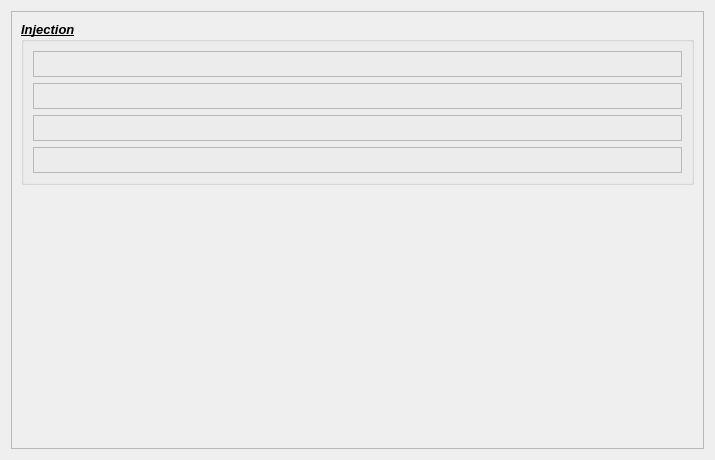
<?xml version="1.0" encoding="UTF-8"?>
<ui version="4.0">
 <class>Form</class>
 <widget class="QWidget" name="Form">
  <property name="geometry">
   <rect>
    <x>0</x>
    <y>0</y>
    <width>715</width>
    <height>460</height>
   </rect>
  </property>
  <property name="minimumSize">
   <size>
    <width>715</width>
    <height>180</height>
   </size>
  </property>
  <property name="maximumSize">
   <size>
    <width>16777215</width>
    <height>460</height>
   </size>
  </property>
  <property name="windowTitle">
   <string>Laser Expert</string>
  </property>
  <layout class="QHBoxLayout" name="horizontalLayout">
   <item>
    <widget class="QScrollArea" name="scrollArea">
     <property name="widgetResizable">
      <bool>true</bool>
     </property>
     <widget class="QWidget" name="scrollAreaWidgetContents">
      <property name="geometry">
       <rect>
        <x>0</x>
        <y>0</y>
        <width>695</width>
        <height>440</height>
       </rect>
      </property>
      <layout class="QVBoxLayout" name="verticalLayout_15">
       <item>
        <widget class="QGroupBox" name="groupBox">
         <property name="font">
          <font>
           <pointsize>10</pointsize>
           <weight>75</weight>
           <italic>true</italic>
           <bold>true</bold>
           <underline>true</underline>
          </font>
         </property>
         <property name="title">
          <string>Injection</string>
         </property>
         <layout class="QVBoxLayout" name="verticalLayout">
          <item>
           <widget class="QFrame" name="frame">
            <property name="frameShape">
             <enum>QFrame::StyledPanel</enum>
            </property>
            <property name="frameShadow">
             <enum>QFrame::Raised</enum>
            </property>
            <layout class="QVBoxLayout" name="verticalLayout_2">
             <item>
              <widget class="PyDMEmbeddedDisplay" name="PyDMEmbeddedDisplay_2">
               <property name="toolTip">
                <string/>
               </property>
               <property name="macros" stdset="0">
                <string>{&quot;MOTOR&quot;: &quot;LMXPP:MCS2:01:m3&quot;}</string>
               </property>
               <property name="filename" stdset="0">
                <string>../widgets/motor_small.ui</string>
               </property>
               <property name="loadWhenShown" stdset="0">
                <bool>true</bool>
               </property>
               <property name="disconnectWhenHidden" stdset="0">
                <bool>true</bool>
               </property>
              </widget>
             </item>
             <item>
              <widget class="PyDMEmbeddedDisplay" name="PyDMEmbeddedDisplay">
               <property name="toolTip">
                <string/>
               </property>
               <property name="macros" stdset="0">
                <string>{&quot;MOTOR&quot;: &quot;LMXPP:MCS2:01:m4&quot;}</string>
               </property>
               <property name="filename" stdset="0">
                <string>../widgets/motor_small.ui</string>
               </property>
               <property name="loadWhenShown" stdset="0">
                <bool>true</bool>
               </property>
               <property name="disconnectWhenHidden" stdset="0">
                <bool>true</bool>
               </property>
              </widget>
             </item>
            </layout>
           </widget>
          </item>
          <item>
           <widget class="QFrame" name="frame_2">
            <property name="minimumSize">
             <size>
              <width>0</width>
              <height>0</height>
             </size>
            </property>
            <property name="frameShape">
             <enum>QFrame::StyledPanel</enum>
            </property>
            <property name="frameShadow">
             <enum>QFrame::Raised</enum>
            </property>
            <layout class="QVBoxLayout" name="verticalLayout_4">
             <item>
              <layout class="QVBoxLayout" name="verticalLayout_3">
               <item>
                <widget class="PyDMEmbeddedDisplay" name="PyDMEmbeddedDisplay_8">
                 <property name="toolTip">
                  <string/>
                 </property>
                 <property name="macros" stdset="0">
                  <string>{&quot;MOTOR&quot;: &quot;LMXPP:MCS2:01:m1&quot;}</string>
                 </property>
                 <property name="filename" stdset="0">
                  <string>../widgets/smaract_open_loop.ui</string>
                 </property>
                 <property name="loadWhenShown" stdset="0">
                  <bool>true</bool>
                 </property>
                 <property name="disconnectWhenHidden" stdset="0">
                  <bool>true</bool>
                 </property>
                </widget>
               </item>
               <item>
                <widget class="PyDMEmbeddedDisplay" name="PyDMEmbeddedDisplay_9">
                 <property name="toolTip">
                  <string/>
                 </property>
                 <property name="macros" stdset="0">
                  <string>{&quot;MOTOR&quot;: &quot;LMXPP:MCS2:01:m2&quot;}</string>
                 </property>
                 <property name="filename" stdset="0">
                  <string>../widgets/smaract_open_loop.ui</string>
                 </property>
                 <property name="loadWhenShown" stdset="0">
                  <bool>true</bool>
                 </property>
                 <property name="disconnectWhenHidden" stdset="0">
                  <bool>true</bool>
                 </property>
                </widget>
               </item>
              </layout>
             </item>
            </layout>
           </widget>
          </item>
          <item>
           <widget class="QFrame" name="frame_3">
            <property name="minimumSize">
             <size>
              <width>0</width>
              <height>0</height>
             </size>
            </property>
            <property name="frameShape">
             <enum>QFrame::StyledPanel</enum>
            </property>
            <property name="frameShadow">
             <enum>QFrame::Raised</enum>
            </property>
            <layout class="QVBoxLayout" name="verticalLayout_6">
             <item>
              <layout class="QVBoxLayout" name="verticalLayout_5">
               <item>
                <widget class="PyDMEmbeddedDisplay" name="PyDMEmbeddedDisplay_10">
                 <property name="toolTip">
                  <string/>
                 </property>
                 <property name="macros" stdset="0">
                  <string>{&quot;MOTOR&quot;: &quot;LMXPP:MCS2:01:m5&quot;}</string>
                 </property>
                 <property name="filename" stdset="0">
                  <string>../widgets/smaract_open_loop.ui</string>
                 </property>
                 <property name="loadWhenShown" stdset="0">
                  <bool>true</bool>
                 </property>
                 <property name="disconnectWhenHidden" stdset="0">
                  <bool>true</bool>
                 </property>
                </widget>
               </item>
              </layout>
             </item>
             <item>
              <widget class="PyDMEmbeddedDisplay" name="PyDMEmbeddedDisplay_11">
               <property name="toolTip">
                <string/>
               </property>
               <property name="macros" stdset="0">
                <string>{&quot;MOTOR&quot;: &quot;LMXPP:MCS2:01:m6&quot;}</string>
               </property>
               <property name="filename" stdset="0">
                <string>../widgets/smaract_open_loop.ui</string>
               </property>
               <property name="loadWhenShown" stdset="0">
                <bool>true</bool>
               </property>
               <property name="disconnectWhenHidden" stdset="0">
                <bool>true</bool>
               </property>
              </widget>
             </item>
            </layout>
           </widget>
          </item>
          <item>
           <widget class="QFrame" name="frame_4">
            <property name="minimumSize">
             <size>
              <width>0</width>
              <height>0</height>
             </size>
            </property>
            <property name="frameShape">
             <enum>QFrame::StyledPanel</enum>
            </property>
            <property name="frameShadow">
             <enum>QFrame::Raised</enum>
            </property>
            <layout class="QVBoxLayout" name="verticalLayout_8">
             <item>
              <layout class="QVBoxLayout" name="verticalLayout_7">
               <item>
                <widget class="PyDMEmbeddedDisplay" name="PyDMEmbeddedDisplay_12">
                 <property name="toolTip">
                  <string/>
                 </property>
                 <property name="macros" stdset="0">
                  <string>{&quot;MOTOR&quot;: &quot;LMXPP:MCS2:01:m7&quot;}</string>
                 </property>
                 <property name="filename" stdset="0">
                  <string>../widgets/smaract_open_loop.ui</string>
                 </property>
                 <property name="loadWhenShown" stdset="0">
                  <bool>true</bool>
                 </property>
                 <property name="disconnectWhenHidden" stdset="0">
                  <bool>true</bool>
                 </property>
                </widget>
               </item>
               <item>
                <widget class="PyDMEmbeddedDisplay" name="PyDMEmbeddedDisplay_13">
                 <property name="toolTip">
                  <string/>
                 </property>
                 <property name="macros" stdset="0">
                  <string>{&quot;MOTOR&quot;: &quot;LMXPP:MCS2:01:m8&quot;}</string>
                 </property>
                 <property name="filename" stdset="0">
                  <string>../widgets/smaract_open_loop.ui</string>
                 </property>
                 <property name="loadWhenShown" stdset="0">
                  <bool>true</bool>
                 </property>
                 <property name="disconnectWhenHidden" stdset="0">
                  <bool>true</bool>
                 </property>
                </widget>
               </item>
              </layout>
             </item>
            </layout>
           </widget>
          </item>
         </layout>
        </widget>
       </item>
       <item>
        <spacer name="verticalSpacer">
         <property name="orientation">
          <enum>Qt::Vertical</enum>
         </property>
         <property name="sizeHint" stdset="0">
          <size>
           <width>20</width>
           <height>40</height>
          </size>
         </property>
        </spacer>
       </item>
      </layout>
     </widget>
    </widget>
   </item>
  </layout>
 </widget>
 <customwidgets>
  <customwidget>
   <class>PyDMEmbeddedDisplay</class>
   <extends>QFrame</extends>
   <header>pydm.widgets.embedded_display</header>
  </customwidget>
 </customwidgets>
 <resources/>
 <connections/>
</ui>
